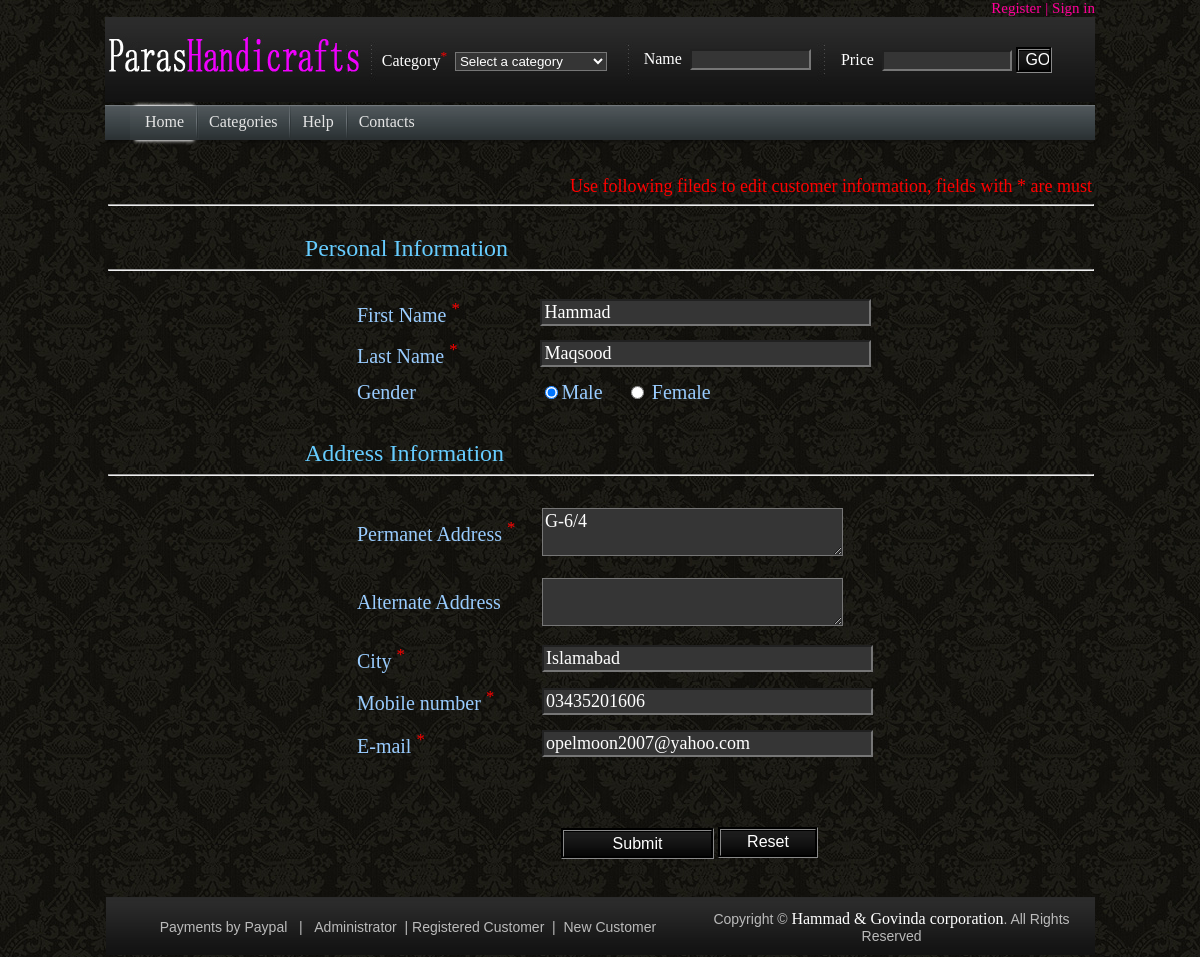
The app's page /Forms/editcustomerForm.php?customerID=32 with its own data.
### tables this page shows
CREATE TABLE IF NOT EXISTS `customer` (
  `fname` varchar(255) NOT NULL,
  `lname` varchar(255) NOT NULL,
  `gender` char(1) NOT NULL,
  `paddress` varchar(255) NOT NULL,
  `a_address` varchar(255) NOT NULL,
  `city` varchar(255) NOT NULL,
  `mobile` varchar(255) NOT NULL,
  `email` varchar(255) NOT NULL,
  `customerID` int(11) NOT NULL AUTO_INCREMENT,
  PRIMARY KEY (`customerID`)
);

### Forms/EditCustomerForm.php (the view, shortened to what this page needs)
<!DOCTYPE html PUBLIC "-//W3C//DTD XHTML 1.0 Transitional//EN" "http://www.w3.org/TR/xhtml1/DTD/xhtml1-transitional.dtd">
<html xmlns="http://www.w3.org/1999/xhtml">
<head>
<link href="../css/Main.css" rel="stylesheet" type="text/css">
</head>
<body>
<?php
  if(isset($_GET['customerID']))
  {
    $customerID=$_GET['customerID'];
	$retrieve="SELECT *
	        FROM customer
			WHERE  customerID='$customerID'";
	$result=mysql_query($retrieve);
	$row=mysql_fetch_array($result);
  }
?>
<?php  include ("../Header/header.php");?>
<form name="registeration" method="post"  action="../Actions/EditCustomerAction.php" onsubmit='return valid();' >
<table width="990px" align="center">
<tr>
<td>
<p class="formpurpose Regformpurpose"> Use following fileds to edit customer information, fields with * are must</p>
      <hr class="hrLine"/>
                             <?php include("CheckIsSignin.php"); ?>
<p class="InfoCategory">Personal Information </p>
<hr class="hrLine"/>
<table  height="120px" border="0" class="marginFields">
<tr>
   <td width="200px" class="fieldName">First Name <sup>*</sup></td>
   <td width="200px"><input type="text" name="fname" value="<?php echo $row["fname"];?>" size="30%" class="textfield Alignment" readonly="readonly"/></td>
   <td  width="250px" id="error_fn" class="errorfield"></td>
</tr>
<tr>
   <td class="fieldName">Last Name <sup>*</sup></td>
   <td><input type="text" name="lname" value="<?php echo $row["lname"];?>" size="30%" class="textfield Alignment" readonly="readonly" /></td>
   <td id="error_ln" class="errorfield"></td>
</tr>
   <tr>
   <td  class="fieldName">Gender </td>
   <td>
     <label class="fieldName Alignment"><input type="radio" name="gender"<?php if($row["gender"]=="M"){?>  checked="checked" <?php }?> value="M"/>Male</label>&nbsp;&nbsp; &nbsp;&nbsp;
     <label class="fieldName"><input type="radio" name="gender"  <?php if($row["gender"]=="F"){?>  checked="checked" <?php }?>value="F"  />
          Female</label>
   </td>
</tr>
</table>
<p class="InfoCategory">Address Information</p>
   <hr class="hrLine"/>
<table border="0" height="270px" class="marginFields">
<tr>
   <td width="200px" class="fieldName"> Permanet Address <sup>*</sup></td>
   <td width="200px"> <textarea name="paddress" value="" cols="28%" class="textfield"><?php echo $row["paddress"];?></textarea></td>
   <td width="250px" id="error_pa" class="errorfield"></td>
</tr>
<tr>
   <td class="fieldName"> Alternate Address </td>
   <td> <textarea name="a_address" value="" cols="28%" class="textfield"> <?php echo $row["a_address"];?></textarea></td>
</tr>
<tr>
   <td  class="fieldName">City <sup>*</sup> </td>
   <td><input type="text" name="city" value="<?php echo $row["city"];?>" size="30%" class="textfield"/></td>
   <td id="error_city" class="errorfield"></td>
</tr>
<tr>
   <td class="fieldName"> Mobile number <sup>*</sup> </td>
   <td><input type="text" name="mobile" value="<?php echo $row["mobile"];?>" size="30%" class="textfield" /></td>
   <td id="error_mobile" class="errorfield"></td>
</tr>
<tr>
   <td  class="fieldName"> E-mail <sup>*</sup>  </td>
   <td><input type="text" name="email" value="<?php echo $row["email"];?>" size="30%" class="textfield" readonly="readonly"/></td>
   <td id="error_email" class="errorfield"></td>
</tr>
</table>
 <br/><br/>
<table border="0" height="10px" class="marginFields" >
 <tr>
   <td width="200px">&nbsp;</td>
   <td><input type="submit" name="submit" value="Submit" class="buttonDesign RegSubmitbutton mouseon_button" onclick="function valid()"/></td>
   <td><input type="reset" name="cancel" value="Reset" class="buttonDesign Resetbutton mouseon_button" /></td>
</tr>
</table></td></tr></table>
</form>
 <?php include("../Footer/footer.php");?>
</body>
</html>

### css/styleTemp.css (style rules this page uses)
body,td,th { font-family: Arial, Helvetica, sans-serif; font-size: 14px; color: #000000; }
body { margin-left: 0px; margin-top: 0px; margin-right: 0px; margin-bottom: 0px; padding:0px; background-image: url(../images/backG.jpg); }
form { margin:0px;padding:0px; }

### css/styleBasic.css (style rules this page uses)
.textfield { background-color:#353535; color:white; font-family:Georgia, "Times New Roman", Times, serif; font-size:18px; }
.hrLine { width:100%; }
.marginFields { margin:2% 0% 0% 25%; }
sup { color:red; }
.fieldName { color:#99CCFF; font-family:Georgia, "Times New Roman", Times, serif; font-size:20px; }
.errorfield { font-family:Georgia, "Times New Roman", Times, serif; font-size:20px; color:red; }
.buttonDesign { margin:5% 0% 0% 0%; color:#fff; font-size:medium; background-image:url(../images/button1.jpg); border:groove medium #353535; background-repeat:no-repeat; }
.Resetbutton { width:100px;height:31px; }
.formpurpose { color:red; font-family:Georgia, "Times New Roman", Times, serif; font-size:18px; text-align:right; }

### css/styleReg.css (style rules this page uses)
.InfoCategory { margin:3% 0% 0% 20%; font-family:Georgia, "Times New Roman", Times, serif; font-size:24px; color:#6CF; }
.RegSubmitbutton { width:153px;height:31px; }
.Regformpurpose { margin:3% 0% 0% 0%; text-align:right; }

### css/styleProduct.css (style rules this page uses)
.InfoCategory { margin:3% 0% 0% 20%; font-family:Georgia, "Times New Roman", Times, serif; font-size:24px; color:#6CF; }

### records on screen
customer: fname "Hammad", lname "Maqsood", gender "☑ Male", gender "☐ Female", paddress "G-6/4", city "Islamabad", mobile "03435201606", email "opelmoon2007@yahoo.com"
